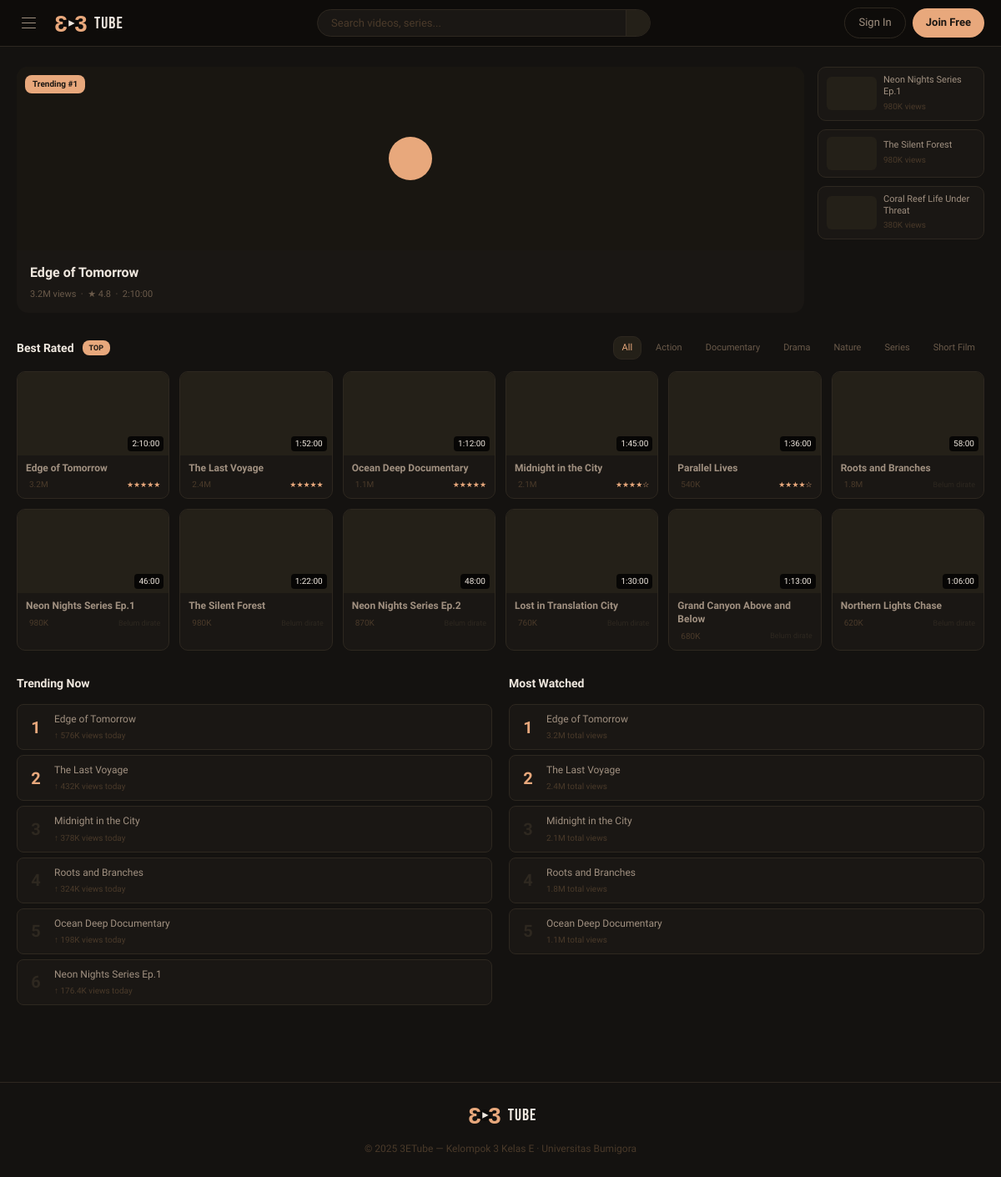
The page / on the database its author committed.
### tables this page shows
CREATE TABLE `videos` (
  `id`           INT AUTO_INCREMENT PRIMARY KEY,
  `title`        VARCHAR(200) NOT NULL,
  `slug`         VARCHAR(220) NOT NULL UNIQUE,
  `description`  TEXT DEFAULT NULL,
  `video_url`    VARCHAR(255) NOT NULL,
  `thumbnail`    VARCHAR(255) DEFAULT NULL,
  `duration_sec` INT NOT NULL DEFAULT 0,
  `category_id`  INT DEFAULT NULL,
  `views`        INT DEFAULT 0,
  `status`       ENUM('live','draft','banned') DEFAULT 'draft',
  `uploaded_by`  INT DEFAULT NULL,
  `created_at`   TIMESTAMP DEFAULT CURRENT_TIMESTAMP,
  `updated_at`   TIMESTAMP DEFAULT CURRENT_TIMESTAMP ON UPDATE CURRENT_TIMESTAMP,
  FOREIGN KEY (`category_id`) REFERENCES `categories`(`id`) ON DELETE SET NULL,
  FOREIGN KEY (`uploaded_by`) REFERENCES `users`(`id`) ON DELETE SET NULL
);

CREATE TABLE `categories` (
  `id`   INT AUTO_INCREMENT PRIMARY KEY,
  `name` VARCHAR(50) NOT NULL UNIQUE,
  `slug` VARCHAR(60) NOT NULL UNIQUE
);

### includes/config.php (called while the page is built, shortened)
<?php
function isLoggedIn(): bool {
    return isset($_SESSION['user_id']);
}
function formatViews(int $n): string {
    if ($n >= 1_000_000) return round($n / 1_000_000, 1) . 'M';
    if ($n >= 1_000)     return round($n / 1_000, 1) . 'K';
    return (string)$n;
}
function formatDuration(int $sec): string {
    $h = intdiv($sec, 3600);
    $m = intdiv($sec % 3600, 60);
    $s = $sec % 60;
    return $h > 0 ? sprintf('%d:%02d:%02d', $h, $m, $s) : sprintf('%d:%02d', $m, $s);
}
function e(?string $s): string {
    return htmlspecialchars($s ?? '', ENT_QUOTES, 'UTF-8');
}

### index.php (the view, shortened to what this page needs)
<?php
require_once 'includes/config.php';
$db = getDB();
$hero = $db->query("SELECT v.*, c.name AS cat, ROUND(AVG(r.score),1) AS avg_rating
  FROM videos v LEFT JOIN categories c ON c.id=v.category_id LEFT JOIN ratings r ON r.video_id=v.id
  WHERE v.status='live' GROUP BY v.id ORDER BY v.views DESC LIMIT 1")->fetch();
$activeCat = $_GET['cat'] ?? '';
$categories = $db->query("SELECT * FROM categories ORDER BY name")->fetchAll();
$catSql = "SELECT v.*, ROUND(AVG(r.score),1) AS avg_rating FROM videos v
  LEFT JOIN ratings r ON r.video_id=v.id LEFT JOIN categories c ON c.id=v.category_id
  WHERE v.status='live'";
$params = [];
$catSql .= " GROUP BY v.id ORDER BY avg_rating DESC, v.views DESC LIMIT 12";
$stmt = $db->prepare($catSql); $stmt->execute($params);
$best = $stmt->fetchAll();
$trending = $db->query("SELECT * FROM videos WHERE status='live' ORDER BY views DESC LIMIT 6")->fetchAll();
$most_watched = $db->query("SELECT * FROM videos WHERE status='live' ORDER BY views DESC LIMIT 5")->fetchAll();
$side = $db->query("SELECT * FROM videos WHERE status='live' ORDER BY RAND() LIMIT 3")->fetchAll();
require_once 'includes/header.php';
?>
<div class="page-content">
  <?php if ($hero): ?>
  <div class="hero-row">
    <a href="watch.php?id=<?= $hero['id'] ?>" class="hero-main">
      <div class="hero-thumb">
        <span class="htag">Trending #1</span>
        <div class="play-overlay"><div class="play-circle"><i class="ti ti-player-play"></i></div></div>
      </div>
      <div class="hero-info">
        <div class="hero-title"><?= e($hero['title']) ?></div>
        <div class="hero-meta">
          <?= formatViews($hero['views']) ?> views &nbsp;·&nbsp;
          <?php if ($hero['avg_rating']): ?>★ <?= $hero['avg_rating'] ?> &nbsp;·&nbsp;<?php else: ?>Belum ada rating &nbsp;·&nbsp;<?php endif; ?>
          <?= formatDuration($hero['duration_sec']) ?>
        </div>
      </div>
    </a>
    <div class="hero-side">
      <?php foreach ($side as $s): ?>
      <a href="watch.php?id=<?= $s['id'] ?>" class="mini-card">
        <div class="mini-thumb"><?php if ($s['thumbnail']): ?><img src="<?= e($s['thumbnail']) ?>" alt=""/><?php else: ?><i class="ti ti-player-play"></i><?php endif; ?></div>
        <div><div class="mini-title"><?= e($s['title']) ?></div><div class="mini-views"><?= formatViews($s['views']) ?> views</div></div>
      </a>
      <?php endforeach; ?>
    </div>
  </div>
  <?php endif; ?>
  <div class="section">
    <div class="section-hd">
      <span class="section-title">Best Rated</span><span class="section-badge">TOP</span>
      <div class="tabs">
        <a href="index.php" class="tab <?= !$activeCat?'active':'' ?>">All</a>
        <?php foreach ($categories as $c): ?>
        <a href="index.php?cat=<?= e($c['slug']) ?>" class="tab <?= $activeCat===$c['slug']?'active':'' ?>"><?= e($c['name']) ?></a>
        <?php endforeach; ?>
      </div>
    </div>
    <?php if (!$best): ?>
      <div class="empty-state"><i class="ti ti-movie-off"></i>Belum ada video di kategori ini.</div>
    <?php else: ?>
    <div class="cards-grid">
      <?php foreach ($best as $v): ?>
      <a href="watch.php?id=<?= $v['id'] ?>" class="vcard">
        <div class="vcard-thumb"><span class="duration"><?= formatDuration($v['duration_sec']) ?></span></div>
        <div class="vcard-info">
          <div class="vcard-title"><?= e($v['title']) ?></div>
          <div class="vcard-stat">
            <i class="ti ti-eye"></i><?= formatViews($v['views']) ?>
            <?php if ($v['avg_rating']): ?><span class="stars"><?= str_repeat('★',(int)round($v['avg_rating'])).str_repeat('☆',5-(int)round($v['avg_rating'])) ?></span>
            <?php else: ?><span class="no-rating">Belum dirate</span><?php endif; ?>
          </div>
        </div>
      </a>
      <?php endforeach; ?>
    </div>
    <?php endif; ?>
  </div>
  <div class="two-col">
    <div class="col section">
      <div class="section-hd"><span class="section-title">Trending Now</span><i class="ti ti-flame" style="color:var(--accent);font-size:15px"></i></div>
      <div class="trend-list">
        <?php foreach ($trending as $i => $v): ?>
        <a href="watch.php?id=<?= $v['id'] ?>" class="trend-item">
          <span class="tnum <?= $i<2?'hot':'' ?>"><?= $i+1 ?></span>
          <div><div class="ttitle"><?= e($v['title']) ?></div><div class="tmeta">↑ <?= formatViews(intval($v['views']*.18)) ?> views today</div></div>
        </a>
        <?php endforeach; ?>
      </div>
    </div>
    <div class="col section">
      <div class="section-hd"><span class="section-title">Most Watched</span></div>
      <div class="trend-list">
        <?php foreach ($most_watched as $i => $v): ?>
        <a href="watch.php?id=<?= $v['id'] ?>" class="trend-item">
          <span class="tnum <?= $i<2?'hot':'' ?>"><?= $i+1 ?></span>
          <div><div class="ttitle"><?= e($v['title']) ?></div><div class="tmeta"><?= formatViews($v['views']) ?> total views</div></div>
        </a>
        <?php endforeach; ?>
      </div>
    </div>
  </div>
</div>
<?php require_once 'includes/footer.php'; ?>

### includes/header.php (shortened to what this page needs)
<?php
require_once __DIR__ . '/config.php';
$user = currentUser();
$notifCount = unreadNotifCount();
$notifList = [];
?>
<!DOCTYPE html>
<html lang="id">
<head>
<link rel="stylesheet" href="<?= BASE_URL ?>/css/main.css"/>
<link rel="stylesheet" href="https://cdn.jsdelivr.net/npm/@tabler/icons-webfont@3.19.0/dist/tabler-icons.min.css"/>
</head>
<body>
<nav class="navbar" id="navbar">
  <div class="nav-left">
    <button class="hamburger" id="sidebarToggle" aria-label="Toggle category menu">
      <span></span><span></span><span></span>
    </button>
    <a href="<?= BASE_URL ?>/index.php" class="logo-link">
      <svg class="logo-svg" viewBox="0 0 52 32" fill="none" xmlns="http://www.w3.org/2000/svg" aria-label="3ETube logo">
        <text x="13" y="27" font-family="Arial Black,Arial" font-weight="900" font-size="30"
              fill="#e8a87c" text-anchor="middle" transform="matrix(-1,0,0,1,26,0)">3</text>
        <text x="39" y="27" font-family="Arial Black,Arial" font-weight="900" font-size="30"
              fill="#e8a87c" text-anchor="middle">3</text>
      </svg>
      <span class="logo-word">Tube</span>
    </a>
  </div>
  <div class="nav-center">
    <form class="search-wrap" action="<?= BASE_URL ?>/search.php" method="GET">
      <input type="text" name="q" placeholder="Search videos, series..." value="<?= e($_GET['q'] ?? '') ?>"/>
      <button type="submit" class="search-btn" aria-label="Search"><i class="ti ti-search"></i></button>
    </form>
  </div>
  <div class="nav-right">
    <?php if (isLoggedIn()): ?>
      <a href="<?= BASE_URL ?>/upload.php" class="upload-btn"><i class="ti ti-plus"></i> Upload</a>
      <div class="ib notif-wrap" id="notifBtn">
        <i class="ti ti-bell"></i>
        <?php if ($notifCount > 0): ?><span class="bdg"><?= $notifCount > 9 ? '9+' : $notifCount ?></span><?php endif; ?>
        <div class="dropdown notif-dropdown" id="notifDropdown">
          <div class="notif-head">Notifications</div>
          <?php if (!$notifList): ?>
            <div class="notif-empty">Belum ada notifikasi.</div>
          <?php else: foreach ($notifList as $n): ?>
            <a href="<?= BASE_URL ?>/community.php<?= $n['post_id'] ? '#post-' . $n['post_id'] : '' ?>" class="notif-item <?= $n['is_read'] ? '' : 'unread' ?>">
              <div class="notif-dot"></div>
              <div class="notif-text"><?= e($n['message']) ?><span class="notif-time"><?= timeAgo($n['created_at']) ?></span></div>
            </a>
          <?php endforeach; endif; ?>
        </div>
      </div>
      <div class="nav-avatar" id="avatarBtn">
        <?= strtoupper(substr($user['username'], 0, 2)) ?>
        <div class="dropdown" id="avatarDropdown">
          <a href="<?= BASE_URL ?>/profile.php"><i class="ti ti-user"></i> Profile</a>
          <a href="<?= BASE_URL ?>/settings.php"><i class="ti ti-settings"></i> Settings</a>
          <a href="<?= BASE_URL ?>/community.php"><i class="ti ti-message-circle"></i> Community</a>
          <?php if (isAdmin()): ?>
          <a href="<?= BASE_URL ?>/admin/index.php"><i class="ti ti-layout-dashboard"></i> Admin Panel</a>
          <?php endif; ?>
          <div class="dd-divider"></div>
          <a href="<?= BASE_URL ?>/logout.php" class="dd-danger"><i class="ti ti-logout"></i> Sign Out</a>
        </div>
      </div>
    <?php else: ?>
      <a href="<?= BASE_URL ?>/login.php"    class="btn-ghost">Sign In</a>
      <a href="<?= BASE_URL ?>/register.php" class="btn-primary">Join Free</a>
    <?php endif; ?>
  </div>
</nav>

### includes/footer.php (shortened to what this page needs)
<footer class="footer">
  <div class="footer-inner">
    <a href="<?= BASE_URL ?>/index.php" class="logo-link" style="margin-bottom:8px">
      <svg class="logo-svg" viewBox="0 0 52 32" fill="none">
        <text x="13" y="27" font-family="Arial Black,Arial" font-weight="900" font-size="30" fill="#e8a87c" text-anchor="middle" transform="matrix(-1,0,0,1,26,0)">3</text>
        <text x="39" y="27" font-family="Arial Black,Arial" font-weight="900" font-size="30" fill="#e8a87c" text-anchor="middle">3</text>
      </svg>
      <span class="logo-word">Tube</span>
    </a>
    <p class="footer-copy">© 2025 3ETube — Kelompok 3 Kelas E · Universitas Bumigora</p>
  </div>
</footer>
</body>
</html>

### rows shown on the page
videos: title "Edge of Tomorrow", views "3.2M", duration_sec "2:10:00", avg_rating "★★★★★", views "576K"
videos: title "Neon Nights Series Ep.1", views "980K", duration_sec "46:00", views "176.4K"
videos: title "The Silent Forest", views "980K", duration_sec "1:22:00"
videos: title "Coral Reef Life Under Threat", views "380K"
categories: name "Action"
categories: name "Documentary"
categories: name "Drama"
categories: name "Nature"
categories: name "Series"
categories: name "Short Film"
videos: duration_sec "1:52:00", title "The Last Voyage", views "2.4M", avg_rating "★★★★★", views "432K"
videos: duration_sec "1:12:00", title "Ocean Deep Documentary", views "1.1M", avg_rating "★★★★★", views "198K"
videos: duration_sec "1:45:00", title "Midnight in the City", views "2.1M", avg_rating "★★★★", avg_rating "☆", views "378K"
videos: duration_sec "1:36:00", title "Parallel Lives", views "540K", avg_rating "★★★★", avg_rating "☆"
videos: duration_sec "58:00", title "Roots and Branches", views "1.8M", views "324K"
videos: duration_sec "48:00", title "Neon Nights Series Ep.2", views "870K"
videos: duration_sec "1:30:00", title "Lost in Translation City", views "760K"
videos: duration_sec "1:13:00", title "Grand Canyon Above and Below", views "680K"
videos: duration_sec "1:06:00", title "Northern Lights Chase", views "620K"

### other values the page prints
$hero['avg_rating'] "4.8"
